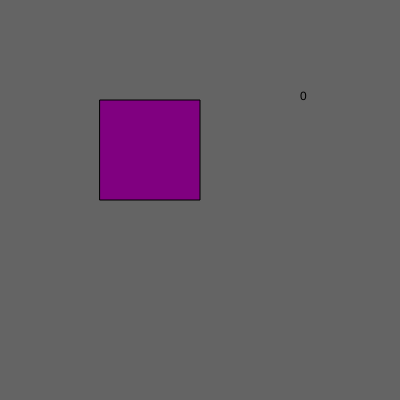
Frame 1 (no input)
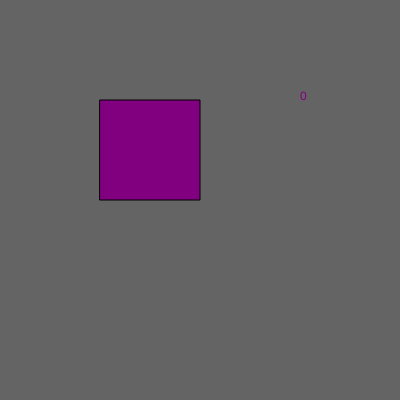
Frame 60 (no input)
Frame 120 (the mouse pressed at the canvas centre since frame 60): identical to frame 60, image omitted

The p5.js sketch that drew these frames (run headless with seeded random() and noise() and a simulated clock; from frame 60 on, the mouse is pressed at the canvas centre):

// p5.js sketch
// ── sketch.js
let state = 0;

function setup() {
  createCanvas(400, 400);
}

function draw() {

  background(100);

  switch (state) {

    case 0:
      text("0", 300, 100);
      break;

    case 1:
      text("1", 300, 100);
      break;

    case 2:
      text("2", 300, 100);
      break;

  }
  fill('purple') ;
rect(100, 100, 100, 100) ;


}

function mouseReleased() {

  if ((mouseX > 100) && (mouseX < 200) && (mouseY > 100) && (mouseY < 200)) {


  state++;
  if (state > 2) state = 0;
}

}
